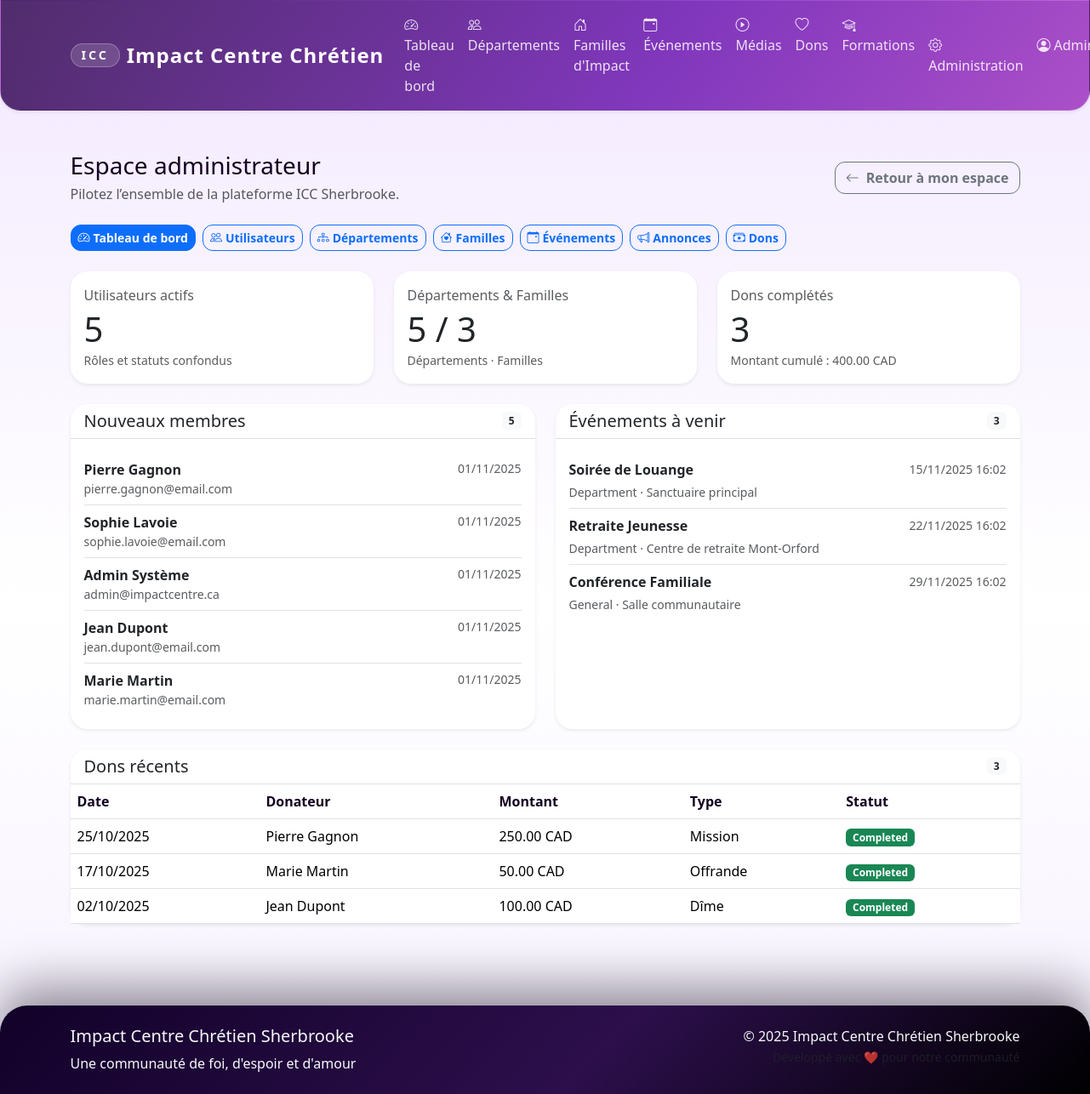
Page /admin/ (signed in) on the earlier database version.
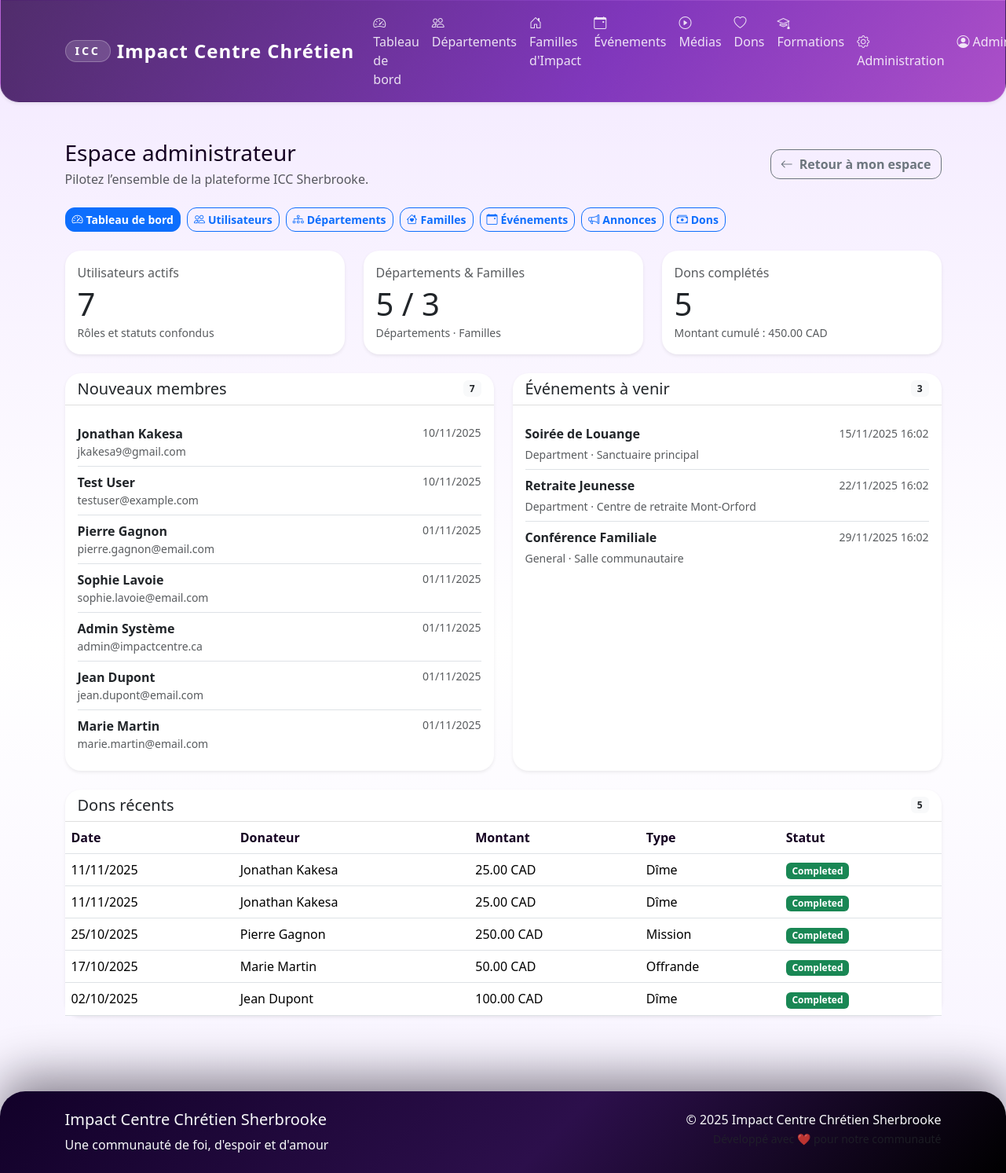
Same page on the later database version.
### app/models/user.py (models this page shows, shortened)
class User(UserMixin, db.Model):
    __tablename__ = 'users'
    id = db.Column(db.Integer, primary_key=True)
    email = db.Column(db.String(120), unique=True, nullable=False, index=True)
    password_hash = db.Column(db.String(255), nullable=False)
    first_name = db.Column(db.String(50), nullable=False)
    last_name = db.Column(db.String(50), nullable=False)
    phone = db.Column(db.String(20))
    address = db.Column(db.Text)
    birth_date = db.Column(db.Date)
    gender = db.Column(db.String(10))  # 'M', 'F', 'Autre'
    marital_status = db.Column(db.String(20))  # 'Célibataire', 'Marié(e)', 'Divorcé(e)', 'Veuf/Veuve'
    membership_status = db.Column(db.String(20), default='Nouveau')  # 'Nouveau', 'En formation', 'Baptisé', 'Membre officiel'
    church_role = db.Column(db.String(100))  # 'Choriste', 'Intercesseur', etc.
    role = db.Column(db.String(20), default='Membre')  # 'Admin', 'Responsable Département', 'Responsable Famille', 'Membre'
    is_active = db.Column(db.Boolean, default=True)
    created_at = db.Column(db.DateTime, default=datetime.utcnow)
    updated_at = db.Column(db.DateTime, default=datetime.utcnow, onupdate=datetime.utcnow)
    department_memberships = db.relationship('DepartmentMember', back_populates='user', cascade='all, delete-orphan')
    family_memberships = db.relationship('FamilyMember', back_populates='user', cascade='all, delete-orphan')
    event_participations = db.relationship('EventParticipant', back_populates='user', cascade='all, delete-orphan')
    donations = db.relationship('Donation', back_populates='user', cascade='all, delete-orphan')
    @property
    def full_name(self):
        return f"{self.first_name} {self.last_name}"
    def is_admin(self):
        return self.role == 'Admin'

### app/models/event.py (models this page shows, shortened)
class Event(db.Model):
    __tablename__ = 'events'
    id = db.Column(db.Integer, primary_key=True)
    title = db.Column(db.String(200), nullable=False)
    description = db.Column(db.Text)
    start_date = db.Column(db.DateTime, nullable=False)
    end_date = db.Column(db.DateTime)
    location = db.Column(db.String(200))
    address = db.Column(db.Text)
    event_type = db.Column(db.String(50), default='General')  # 'General', 'Department', 'Family'
    target_department_id = db.Column(db.Integer, db.ForeignKey('departments.id'))
    target_family_id = db.Column(db.Integer, db.ForeignKey('families_impact.id'))
    max_participants = db.Column(db.Integer)
    registration_required = db.Column(db.Boolean, default=False)
    registration_deadline = db.Column(db.DateTime)
    organizer_id = db.Column(db.Integer, db.ForeignKey('users.id'))
    is_active = db.Column(db.Boolean, default=True)
    is_cancelled = db.Column(db.Boolean, default=False)
    created_at = db.Column(db.DateTime, default=datetime.utcnow)
    updated_at = db.Column(db.DateTime, default=datetime.utcnow, onupdate=datetime.utcnow)
    organizer = db.relationship('User', backref='organized_events')
    target_department = db.relationship('Department', backref='events')
    target_family = db.relationship('FamilyImpact', backref='events')
    participants = db.relationship('EventParticipant', back_populates='event', cascade='all, delete-orphan')

### app/models/donation.py (models this page shows, shortened)
class Donation(db.Model):
    __tablename__ = 'donations'
    id = db.Column(db.Integer, primary_key=True)
    user_id = db.Column(db.Integer, db.ForeignKey('users.id'), nullable=False)
    amount = db.Column(Numeric(10, 2), nullable=False)
    currency = db.Column(db.String(3), default='CAD')
    donation_type = db.Column(db.String(50), default='Dîme')  # 'Dîme', 'Offrande', 'Mission', 'Construction', 'Autre'
    purpose = db.Column(db.String(200))  # Description spécifique du don
    payment_method = db.Column(db.String(50))  # 'Stripe', 'PayPal', 'Cash', 'Check'
    payment_id = db.Column(db.String(100))  # ID de transaction externe
    payment_status = db.Column(db.String(20), default='Pending')  # 'Pending', 'Completed', 'Failed', 'Refunded'
    receipt_number = db.Column(db.String(50), unique=True)
    is_tax_deductible = db.Column(db.Boolean, default=True)
    receipt_sent = db.Column(db.Boolean, default=False)
    receipt_sent_at = db.Column(db.DateTime)
    donation_date = db.Column(db.DateTime, default=datetime.utcnow)
    processed_at = db.Column(db.DateTime)
    notes = db.Column(db.Text)
    is_anonymous = db.Column(db.Boolean, default=False)
    created_at = db.Column(db.DateTime, default=datetime.utcnow)
    updated_at = db.Column(db.DateTime, default=datetime.utcnow, onupdate=datetime.utcnow)
    user = db.relationship('User', back_populates='donations')
    @property
    def formatted_amount(self):
        return f"{self.amount:.2f} {self.currency}"

### app/routes/admin.py (the view)
@admin_bp.route('/')
@login_required
@admin_required
def dashboard():
    stats = {
        'total_users': User.query.filter_by(is_active=True).count(),
        'total_departments': Department.query.filter_by(is_active=True).count(),
        'total_families': FamilyImpact.query.filter_by(is_active=True).count(),
        'total_events': Event.query.filter_by(is_active=True).count(),
        'total_donations': Donation.query.filter_by(payment_status='Completed').count(),
        'total_amount_donated': db.session.query(db.func.sum(Donation.amount)).filter_by(
            payment_status='Completed'
        ).scalar() or 0
    }
    from datetime import datetime, timedelta
    thirty_days_ago = datetime.utcnow() - timedelta(days=30)
    new_members = User.query.filter(
        User.created_at >= thirty_days_ago,
        User.is_active == True
    ).order_by(db.desc(User.created_at)).limit(10).all()
    upcoming_events = Event.query.filter(
        Event.start_date >= datetime.utcnow(),
        Event.is_active == True
    ).order_by(Event.start_date).limit(5).all()
    recent_donations = Donation.query.filter_by(
        payment_status='Completed'
    ).order_by(db.desc(Donation.donation_date)).limit(10).all()
    return render_template('admin/dashboard.html',
                         stats=stats,
                         new_members=new_members,
                         upcoming_events=upcoming_events,
                         recent_donations=recent_donations)

### app/routes/admin.py (called while the page is built)
def admin_required(f):
    @wraps(f)
    def decorated_function(*args, **kwargs):
        if not current_user.is_admin():
            flash('Accès refusé. Droits d\'administrateur requis.', 'error')
            return redirect(url_for('main.dashboard'))
        return f(*args, **kwargs)
    return decorated_function

### app/templates/admin/dashboard.html (shortened to what the changed rows need)
{% extends "admin/layout.html" %}
{% block admin_body %}
<div class="row g-4 mb-4">
    <div class="col-md-4">
        <div class="card border-0 shadow-sm h-100">
            <div class="card-body">
                <p class="text-muted mb-1">Utilisateurs actifs</p>
                <h2 class="display-6 mb-0">{{ stats.total_users }}</h2>
                <small class="text-muted">Rôles et statuts confondus</small>
            </div>
        </div>
    </div>
    <div class="col-md-4">
        <div class="card border-0 shadow-sm h-100">
            <div class="card-body">
                <h2 class="display-6 mb-0">{{ stats.total_departments }} / {{ stats.total_families }}</h2>
            </div>
        </div>
    </div>
    <div class="col-md-4">
        <div class="card border-0 shadow-sm h-100">
            <div class="card-body">
                <p class="text-muted mb-1">Dons complétés</p>
                <h2 class="display-6 mb-0">{{ stats.total_donations }}</h2>
                <small class="text-muted">Montant cumulé : {{ '%0.2f'|format(stats.total_amount_donated) }} CAD</small>
            </div>
        </div>
    </div>
</div>
<div class="row g-4">
    <div class="col-lg-6">
        <div class="card border-0 shadow-sm h-100">
            <div class="card-header bg-transparent d-flex justify-content-between align-items-center">
                <h5 class="mb-0">Nouveaux membres</h5>
                <span class="badge bg-light text-dark">{{ new_members|length }}</span>
            </div>
            <div class="card-body">
                {% if new_members %}
                <div class="list-group list-group-flush">
                    {% for member in new_members %}
                    <div class="list-group-item px-0 d-flex justify-content-between">
                        <div>
                            <strong>{{ member.full_name }}</strong>
                            <div class="text-muted small">{{ member.email }}</div>
                        </div>
                        <small class="text-muted">{{ member.created_at.strftime('%d/%m/%Y') }}</small>
                    </div>
                    {% endfor %}
                </div>
                {% else %}
                <p class="text-muted mb-0">Aucun nouveau membre sur les 30 derniers jours.</p>
                {% endif %}
            </div>
        </div>
    </div>
    <div class="col-lg-6">
        <div class="card border-0 shadow-sm h-100">
            <div class="card-body">
                {% if upcoming_events %}
                <div class="list-group list-group-flush">
                    {% for event in upcoming_events %}
                    <div class="list-group-item px-0">
                        <div class="d-flex justify-content-between align-items-center mb-1">
                            <strong>{{ event.title }}</strong>
                            <small class="text-muted">{{ event.start_date.strftime('%d/%m/%Y %H:%M') }}</small>
                        </div>
                        <div class="text-muted small">
                            {{ event.event_type }}{% if event.location %} · {{ event.location }}{% endif %}
                        </div>
                    </div>
                    {% endfor %}
                </div>
                {% else %}
                <p class="text-muted mb-0">Aucun événement planifié.</p>
                {% endif %}
            </div>
        </div>
    </div>
</div>
<div class="card border-0 shadow-sm mt-4">
    <div class="card-header bg-transparent d-flex justify-content-between align-items-center">
        <h5 class="mb-0">Dons récents</h5>
        <span class="badge bg-light text-dark">{{ recent_donations|length }}</span>
    </div>
    <div class="table-responsive">
        <table class="table align-middle mb-0">
            <thead>
                <tr>
                    <th>Date</th>
                    <th>Donateur</th>
                    <th>Montant</th>
                    <th>Type</th>
                    <th>Statut</th>
                </tr>
            </thead>
            <tbody>
                {% for donation in recent_donations %}
                <tr>
                    <td>{{ donation.donation_date.strftime('%d/%m/%Y') if donation.donation_date else '-' }}</td>
                    <td>{{ donation.user.full_name if donation.user else '—' }}</td>
                    <td>{{ donation.formatted_amount }}</td>
                    <td>{{ donation.donation_type }}</td>
                    <td>
                        <span class="badge {{ 'bg-success' if donation.payment_status == 'Completed' else 'bg-secondary' }}">
                            {{ donation.payment_status }}
                        </span>
                    </td>
                </tr>
                {% else %}
                <tr>
                    <td colspan="5" class="text-center text-muted">Aucun don enregistré.</td>
                </tr>
                {% endfor %}
            </tbody>
        </table>
    </div>
</div>
{% endblock %}

### app/templates/base.html (shortened to what the changed rows need)
<!DOCTYPE html>
<html lang="fr">
<head>
    <link href="https://cdn.jsdelivr.net/npm/bootstrap@5.3.2/dist/css/bootstrap.min.css" rel="stylesheet">
    <link href="https://cdn.jsdelivr.net/npm/bootstrap-icons@1.11.1/font/bootstrap-icons.css" rel="stylesheet">
    <link href="{{ url_for('static', filename='css/style.css') }}" rel="stylesheet">
</head>
<body>
    <nav class="navbar navbar-expand-lg navbar-dark icc-navbar shadow-sm">
        <div class="container">
            <div class="collapse navbar-collapse" id="navbarNav">
                <ul class="navbar-nav">
                    {% if current_user.is_authenticated %}
                        {% if current_user.is_admin() %}
                            <li class="nav-item">
                                <a class="nav-link" href="{{ url_for('admin.dashboard') }}">
                                    <i class="bi bi-gear me-1"></i>Administration
                                </a>
                            </li>
                        {% endif %}
                        <li class="nav-item dropdown">
                            <a class="nav-link dropdown-toggle" href="#" role="button" data-bs-toggle="dropdown">
                                <i class="bi bi-person-circle me-1"></i>{{ current_user.first_name }}
                            </a>
                        </li>
                    {% endif %}
                </ul>
            </div>
        </div>
    </nav>
    <main class="container-fluid py-4">
        {% block content %}{% endblock %}
    </main>
</body>
</html>

Differences in the rows shown:
added User: full_name "Jonathan Kakesa", email "jkakesa9@gmail.com", created_at "10/11/2025"
added User: full_name "Test User", email "testuser@example.com", created_at "10/11/2025"
added Donation: donation_date "11/11/2025", user "Jonathan Kakesa", formatted_amount "25.00 CAD", donation_type "Dîme", payment_status "Completed"
added Donation: donation_date "11/11/2025", user "Jonathan Kakesa", formatted_amount "25.00 CAD", donation_type "Dîme", payment_status "Completed"
Other differences:
{{ stats.total_users }}: "5" → "7"
{{ stats.total_donations }}: "3" → "5"
{{ '%0.2f'|format(stats.total_amount_donated) }}: "400.00" → "450.00"
{{ new_members|length }}: "5" → "7"
{{ recent_donations|length }}: "3" → "5"
